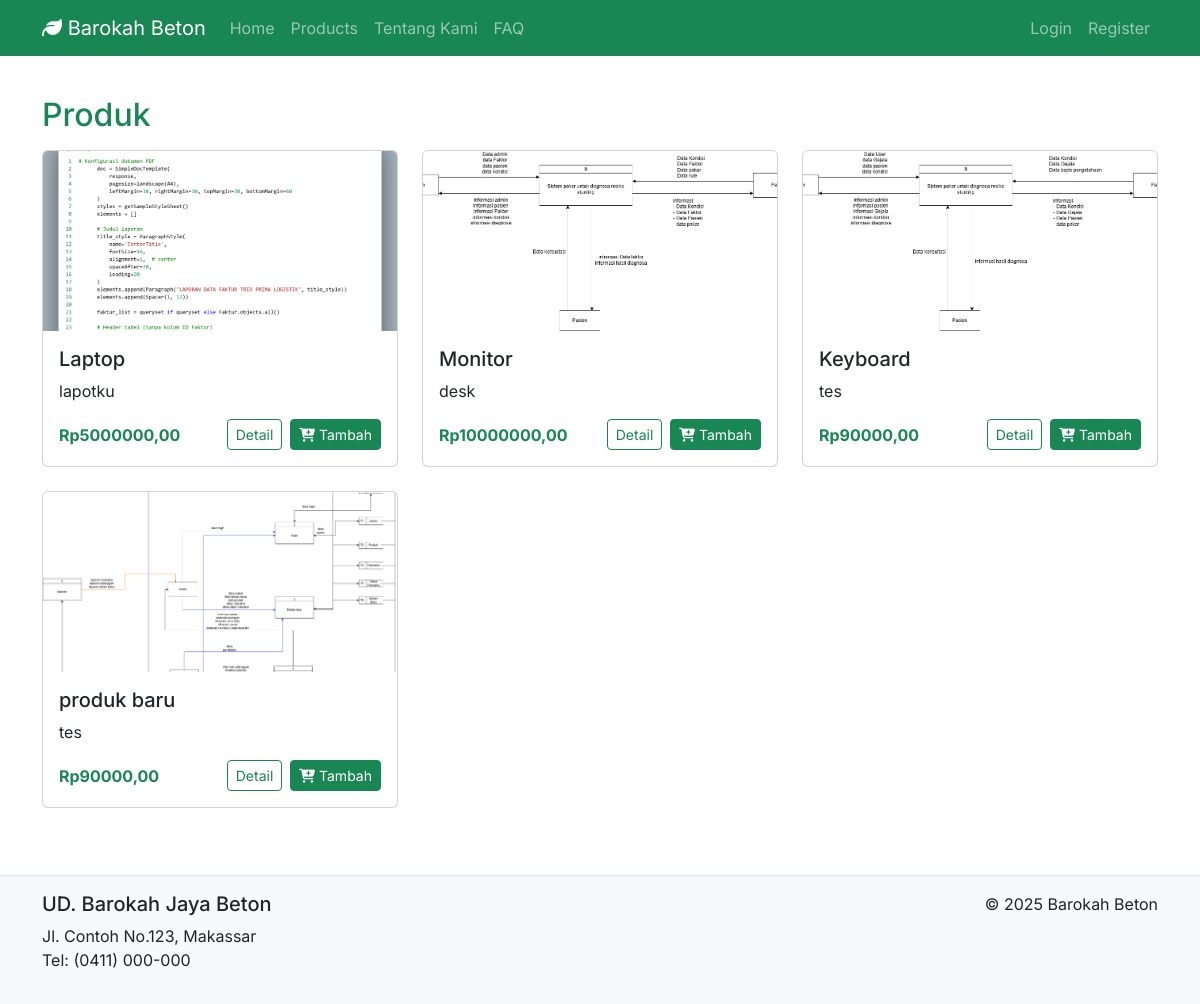
/products/, run on an earlier commit of the app's database.
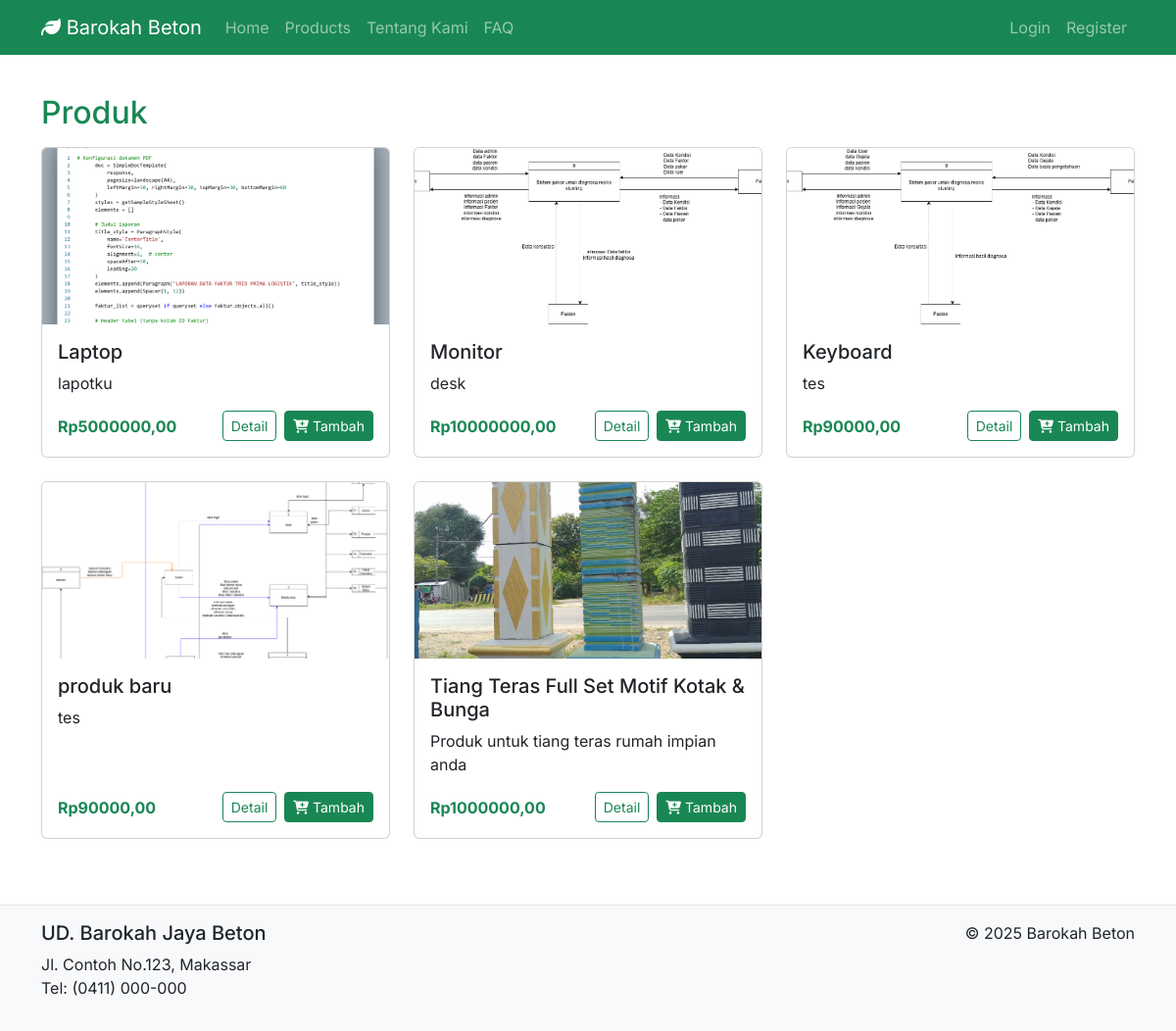
And on a later commit of the database.
### core/models.py (models this page shows, shortened)
class Produk(models.Model):
    id = models.AutoField(primary_key=True)
    nama_produk = models.CharField(max_length=255, verbose_name="Nama Produk")
    deskripsi_produk = models.TextField(verbose_name="Deskripsi Produk")
    foto_produk = models.ImageField(upload_to='produk_images/', verbose_name="Foto Produk")
    stok_produk = models.IntegerField(verbose_name="Stok Produk")
    harga_produk = models.DecimalField(max_digits=10, decimal_places=2, verbose_name="Harga Produk")
    kategori = models.ForeignKey(Kategori, on_delete=models.SET_NULL, blank=True, null=True, verbose_name="Kategori")
    last_restock_trigger_date = models.DateTimeField(null=True, blank=True, verbose_name="Tanggal Trigger Restock Broadcast")
    class Meta:
        verbose_name_plural = "Produk"
        db_table = 'produk'
    def __init__(self, *args, **kwargs):
        super().__init__(*args, **kwargs)
        try:
            self._original_stok = self.stok_produk
        except Exception:
            self._original_stok = None

### core/views.py (the view)
# urls.py: path('products/', views.products, name='products'),
def products(request):
	products = Produk.objects.all()
	return render(request, 'core/products.html', {'products': products})

### core/templates/core/products.html (shortened to what this page needs)
{% extends 'core/_base.html' %}
{% block content %}
<h2 class="text-success mb-3">Produk</h2>
<div class="row">
    {% for p in products %}
    <div class="col-sm-6 col-md-4 mb-4">
        <div class="card h-100">
            {% if p.foto_produk %}
            <img src="{{ p.foto_produk.url }}" class="card-img-top" style="height:180px;object-fit:cover;"
                alt="{{ p.nama_produk }}">
            {% else %}
            <img src="https://via.placeholder.com/400x200.png?text=Product" class="card-img-top"
                alt="{{ p.nama_produk }}">
            {% endif %}
            <div class="card-body d-flex flex-column">
                <h5 class="card-title">{{ p.nama_produk }}</h5>
                <p class="card-text">{{ p.deskripsi_produk|truncatechars:100 }}</p>
                <div class="mt-auto d-flex justify-content-between align-items-center">
                    <span class="fw-bold text-success">Rp{{ p.harga_produk }}</span>
                    <div class="d-flex gap-2 align-items-center">
                        <a href="{% url 'core:product_detail' p.id %}" class="btn btn-outline-success btn-sm">Detail</a>
                        <form method="post" action="{% url 'core:cart_add' p.id %}" class="m-0">
                            <button class="btn btn-success btn-sm" type="submit"><i class="fa fa-cart-plus"></i>
                                Tambah</button>
                        </form>
                    </div>
                </div>
            </div>
        </div>
    </div>
    {% empty %}
    <p>Tidak ada produk.</p>
    {% endfor %}
</div>
{% endblock %}

### core/templates/core/_base.html (shortened to what this page needs)
<!doctype html>
<html lang="en">
<head>
    <link href="https://cdn.jsdelivr.net/npm/bootstrap@5.3.2/dist/css/bootstrap.min.css" rel="stylesheet">
    <link rel="stylesheet" href="https://cdnjs.cloudflare.com/ajax/libs/font-awesome/6.4.0/css/all.min.css">
</head>
<body>
    {% include 'core/_navbar.html' %}
    <main class="container mb-5 py-4">
        {% block content %}{% endblock %}
    </main>
    {% include 'core/_footer.html' %}
</body>
</html>

### core/templates/core/_navbar.html (shortened to what this page needs)
<nav class="navbar navbar-expand-lg navbar-dark bg-success">
    <div class="container">
        <a class="navbar-brand" href="{% url 'core:home' %}"><i class="fa-solid fa-leaf"></i> Barokah Beton</a>
        <div class="collapse navbar-collapse" id="navbarNav">
            <ul class="navbar-nav me-auto mb-2 mb-lg-0">
                <li class="nav-item"><a class="nav-link {% if request.path == '/' %}active{% endif %}"
                        href="{% url 'core:home' %}">Home</a></li>
                <li class="nav-item"><a class="nav-link" href="{% url 'core:products' %}">Products</a></li>
                <li class="nav-item"><a class="nav-link" href="#about">Tentang Kami</a></li>
                <li class="nav-item"><a class="nav-link" href="#faq">FAQ</a></li>
            </ul>
            <ul class="navbar-nav">
                {% if request.session.pelanggan_id %}
                <li class="nav-item"><a class="nav-link" href="{% url 'core:cart' %}"><i
                            class="fa fa-shopping-cart"></i> Keranjang</a></li>
                <li class="nav-item dropdown">
                    <a class="nav-link dropdown-toggle" href="#" id="userMenu" role="button" data-bs-toggle="dropdown">
                        <i class="fa fa-user"></i> Akun</a>
                    <ul class="dropdown-menu dropdown-menu-end" aria-labelledby="userMenu">
                        <li><a class="dropdown-item" href="{% url 'core:account_manage' %}">Kelola Akun</a></li>
                        <li><a class="dropdown-item" href="{% url 'core:order_history' %}">Riwayat Pesanan</a></li>
                        <li>
                            <hr class="dropdown-divider">
                        </li>
                        <li><a class="dropdown-item text-danger" href="{% url 'core:logout' %}">Logout</a></li>
                    </ul>
                </li>
                {% else %}
                <li class="nav-item"><a class="nav-link" href="{% url 'core:login' %}">Login</a></li>
                <li class="nav-item"><a class="nav-link" href="{% url 'core:register' %}">Register</a></li>
                {% endif %}
            </ul>
        </div>
    </div>
</nav>

### core/templates/core/_footer.html
<footer class="fixed-bottom bg-light text-dark py-3 border-top">
    <div class="container">
        <div class="row">
            <div class="col-md-6">
                <h5>UD. Barokah Jaya Beton</h5>
                <p>Jl. Contoh No.123, Makassar<br>
                    Tel: (0411) 000-000</p>
            </div>
            <div class="col-md-6 text-md-end">
                <p class="mb-0">&copy; {% now "Y" %} Barokah Beton</p>
            </div>
        </div>
    </div>
</footer>

### core/templates/core/_base.html (style rules this page uses)
body { font-family: 'Inter', sans-serif; }
body { padding-bottom: 100px; }

What changed in the data, as far as the page shows it:
added Produk: foto_produk (picture), nama_produk "Tiang Teras Full Set Motif Kotak & Bunga", deskripsi_produk "Produk untuk tiang teras rumah impian anda", harga_produk "1000000,00"
